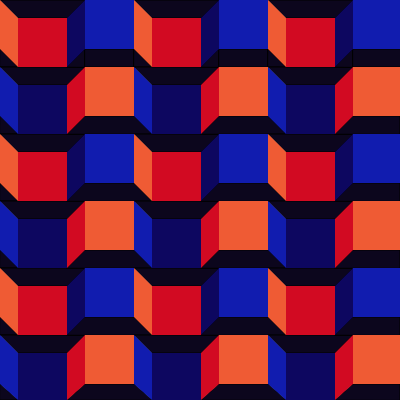
Frame 1 (no input)
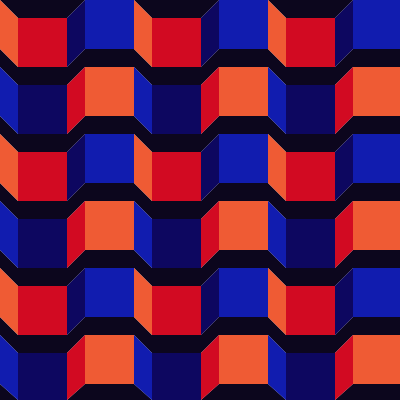
Frame 60 (no input)
Frame 120 (the mouse pressed at the canvas centre since frame 60): identical to frame 60, image omitted

The p5.js sketch that drew these frames (run headless with seeded random() and noise() and a simulated clock; from frame 60 on, the mouse is pressed at the canvas centre):

// p5.js sketch
// ── sketch.js
function setup() {
  createCanvas(400, 400);
}

function draw() {
  background(220);
  
  
  fill(12, 6, 29);
  quad(0, 0, 85, 0, 67, 18, 18, 18);
  quad(134, 0, 219, 0, 201, 18, 152, 18);
  quad(268, 0, 353, 0, 335, 18, 286, 18);
  
  triangle(0, 49, 18, 67, 0, 67);
  quad(0,67, 85, 67, 67, 85, 18, 85);
  triangle(67, 67, 85, 49, 85, 67);
  rect(85, 49, 49, 18);
  triangle(134, 49, 152, 67, 134, 67);
  quad(134, 67, 219, 67, 201, 85, 152, 85);
  triangle(201, 67, 219, 49, 219, 67);
  rect(219, 49, 49, 18);
  triangle(268, 49, 286, 67, 268, 67);
  quad(268, 67, 353, 67, 335, 85, 286, 85);
  triangle(335, 67, 353, 49, 353, 67);
  rect(353, 49, 49, 18);
  

  triangle(0, 116, 18, 134, 0, 134);
  quad(0,134, 85, 134, 67, 152, 18, 152);
  quad(67, 134, 85, 116, 134, 116, 152, 134);
  quad(134, 134, 219, 134, 201, 152, 152, 152);
  quad(201, 134, 219, 116, 268, 116, 286, 134);
  quad(268, 134, 353, 134, 335, 152, 286, 152);
  quad(335, 134, 353, 116, 400, 116, 400, 134);
  
  triangle(0, 183, 18, 201, 0, 201);
  quad(0,201, 85, 201, 67, 219, 18, 219);
  quad(67, 201, 85, 183, 134, 183, 152, 201);
  quad(134, 201, 219, 201, 201, 219, 152, 219);
  quad(201, 201, 219, 183, 268, 183, 286, 201);
  quad(268, 201, 353, 201, 335, 219, 286, 219);
  quad(335, 201, 353, 183, 400, 183, 400, 201);
  
  triangle(0, 250, 18, 268, 0, 268);
  quad(0, 268, 85, 268, 67, 286, 18, 286);
  quad(67, 268, 85, 250, 134, 250, 152, 268);
  quad(134, 268, 219, 268, 201, 286, 152, 286);
  quad(201, 268, 219, 250, 268, 250, 286, 268);
  quad(268, 268, 353, 268, 335, 286, 286, 286);
  quad(335, 268, 353, 250, 400, 250, 400, 268);
  
  triangle(0, 317, 18, 335, 0, 335);
  quad(0, 335, 85, 335, 67, 353, 18, 353);
  quad(67, 335, 85, 317, 134, 317, 152, 335);
  quad(134, 335, 219, 335, 201, 353, 152, 353);
  quad(201, 335, 219, 317, 268, 317, 286, 335);
  quad(268, 335, 353, 335, 335, 353, 286, 353);
  quad(335, 335, 353, 317, 400, 317, 400, 335);
  
  triangle(0, 384, 18, 400, 0, 400);
  quad(67, 400, 85, 384, 134, 384, 152, 400);
  quad(201, 400, 219, 384, 268, 384, 286, 400);
  quad(335, 400, 353, 384, 400, 384, 400, 400);
  
  
  noStroke();
  fill(239, 91, 52);
  quad(0, 0, 18, 18, 18, 67, 0, 49);
  quad(134, 0, 152, 18, 152, 67, 134, 49);
  quad(268, 0, 286, 18, 286, 67, 268, 49);
  rect(85, 67, 49, 49);
  rect(219, 67, 49, 49);
  rect(353, 67, 49, 49);
  quad(0, 134, 18, 152, 18, 201, 0, 183);
  quad(134, 134, 152, 152, 152, 201, 134, 183);
  quad(268, 134, 286, 152, 286, 201, 268, 183);
  rect(85, 201, 49, 49);
  rect(219, 201, 49, 49);
  rect(353, 201, 49, 49);
  quad(0, 268, 18, 286, 18, 335, 0, 317);
  quad(134, 268, 152, 286, 152, 335, 134, 317);
  quad(268, 268, 286, 286, 286, 335, 268, 317);
  rect(85, 335, 49, 49);
  rect(219, 335, 49, 49);
  rect(353, 335, 49, 49);
  

  
  fill(210, 10, 34);
  rect(18, 18, 49, 49);
  rect(152, 18, 49, 49);
  rect(286, 18, 49, 49);
  quad(67, 85, 85, 67, 85, 116, 67, 134);
  quad(201, 85, 219, 67, 219, 116, 201, 134);
  quad(335, 85, 353, 67, 353, 116, 335, 134);
  rect(18, 152, 49, 49);
  rect(152, 152, 49, 49);
  rect(286, 152, 49, 49);
  quad(67, 219, 85, 201, 85, 250, 67, 268);
  quad(201, 219, 219, 201, 219, 250, 201, 268);
  quad(335, 219, 353, 201, 353, 250, 335, 268);
  rect(18, 286, 49, 49);
  rect(152, 286, 49, 49);
  rect(286, 286, 49, 49);
  quad(67, 353, 85, 335, 85, 384, 67, 400);
  quad(201, 353, 219, 335, 219, 384, 201, 400);
  quad(335, 353, 353, 335, 353, 384, 335, 400);
  
  
  
  
  noStroke();
  fill(13, 7, 96);
  quad(67, 18, 85, 0, 85, 49, 67, 67);
  quad(201, 18, 219, 0, 219, 49, 201, 67);
  quad(335, 18, 353, 0, 353, 49, 335, 67);
  rect(18, 85, 49, 49);
  rect(152, 85, 49, 49);
  rect(286, 85, 49, 49);
  quad(67, 152, 85, 134, 85, 183, 67, 201);
  quad(201, 152, 219, 134, 219, 183, 201, 201);
  quad(335, 152, 353, 134, 353, 183, 335, 201);
  rect(18, 219, 49, 49);
  rect(152, 219, 49, 49);
  rect(286, 219, 49, 49);
  quad(67, 286, 85, 268, 85, 317, 67, 335);
  quad(201, 286, 219, 268, 219, 317, 201, 335);
  quad(335, 286, 353, 268, 353, 317, 335, 335);
  rect(18, 353, 49, 49);
  rect(152, 353, 49, 49);
  rect(286, 353, 49, 49);
  
  fill(17, 28, 175);
  rect(85, 0, 49, 49);
  rect(219, 0, 49, 49);
  rect(353, 0, 49, 49);
  quad(0, 67, 18, 85, 18, 134, 0, 116);
  quad(134, 67, 152, 85, 152, 134, 134, 116);
  quad(268, 67, 286, 85, 286, 134, 268, 116);
  rect(85, 134, 49, 49);
  rect(219, 134, 49, 49);
  rect(353, 134, 49, 49);
  quad(0, 201, 18, 219, 18, 268, 0, 250);
  quad(134, 201, 152, 219, 152, 268, 134, 250);
  quad(268, 201, 286, 219, 286, 268, 268, 250);
  rect(85, 268, 49, 49);
  rect(219, 268, 49, 49);
  rect(353, 268, 49, 49);
  quad(0, 335, 18, 353, 18, 400, 0, 384);
  quad(134, 335, 152, 353, 152, 400, 134, 384);
  quad(268, 335, 286, 353, 286, 400, 268, 384);
  

}
